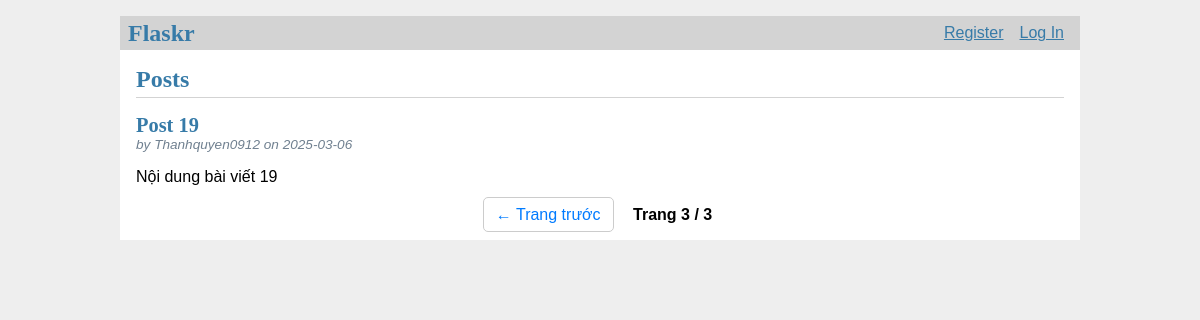
/?page=3, run on the app's committed database.
### tables this page shows
CREATE TABLE post (
  id INTEGER PRIMARY KEY AUTOINCREMENT,
  author_id INTEGER NOT NULL,
  created TIMESTAMP NOT NULL DEFAULT CURRENT_TIMESTAMP,
  title TEXT NOT NULL,
  body TEXT NOT NULL,
  FOREIGN KEY (author_id) REFERENCES user (id)
);

CREATE TABLE user (
  id INTEGER PRIMARY KEY AUTOINCREMENT,
  username TEXT UNIQUE NOT NULL,
  password TEXT NOT NULL,
  is_blocked INTEGER DEFAULT 0
);

### flaskr/blog.py (the view)
@bp.route('/')
def index():
    db = get_db()
    page = request.args.get('page', 1, type=int)  # Lấy số trang từ URL (mặc định là 1)
    per_page = 10  # Số bài viết mỗi trang
    offset = (page - 1) * per_page  # Tính vị trí bắt đầu của bài viết
    posts = db.execute(
        '''SELECT p.id, title, body, created, author_id, username
           FROM post p JOIN user u ON p.author_id = u.id
           ORDER BY created DESC
           LIMIT ? OFFSET ?''',
        (per_page, offset)
    ).fetchall()
    total_posts = db.execute('SELECT COUNT(id) FROM post').fetchone()[0]
    total_pages = (total_posts + per_page - 1) // per_page  # Tính tổng số trang
    return render_template('blog/index.html', posts=posts, page=page, total_pages=total_pages)

### flaskr/auth.py (called while the page is built)
@bp.before_app_request
def load_logged_in_user():
    user_id = session.get('user_id')
    if user_id is None:
        g.user = None
    else:
        g.user = get_db().execute(
            'SELECT * FROM user WHERE id = ?', (user_id,)
        ).fetchone()

### flaskr/db.py (called while the page is built)
def get_db():
    if 'db' not in g:
        g.db = sqlite3.connect(
            current_app.config['DATABASE'],
            detect_types=sqlite3.PARSE_DECLTYPES
        )
        g.db.row_factory = sqlite3.Row
    return g.db

### flaskr/templates/blog/index.html (shortened to what this page needs)
{% extends 'base.html' %}
{% block header %}
  <h1>{% block title %}Posts{% endblock %}</h1>
{% endblock %}
{% block content %}
  {% for post in posts %}
    <article class="post">
      <header>
        <div>
          <h1>{{ post['title'] }}</h1>
          <div class="about">by {{ post['username'] }} on {{ post['created'].strftime('%Y-%m-%d') }}</div>
        </div>
      </header>
      <p class="body">{{ post['body'] }}</p>
    </article>
  {% endfor %}
  <div class="pagination">
    {% if page > 1 %}
      <a href="{{ url_for('blog.index', page=page-1) }}">← Trang trước</a>
    {% endif %}
    <span>Trang {{ page }} / {{ total_pages }}</span>
  </div>
{% endblock %}

### flaskr/static/style.css (style rules this page uses)
h1 { font-family: serif; color: #377ba8; margin: 1rem 0; }
a { color: #377ba8; }
.content > header h1 { flex: auto; margin: 1rem 0 0.25rem 0; }
.post > header { display: flex; align-items: flex-end; font-size: 0.85em; }
.post > header > div:first-of-type { flex: auto; }
.post > header h1 { font-size: 1.5em; margin-bottom: 0; }
.post .about { color: slategray; font-style: italic; }
.post .body { white-space: pre-line; }
.pagination { text-align: center; margin-top: 20px; }
.pagination a { text-decoration: none; padding: 8px 12px; border: 1px solid #ccc; color: #007BFF; margin: 0 5px; border-radius: 5px; }
.pagination span { font-weight: bold; margin: 0 10px; }

### data on the page
post: title "Post 19", username "Thanhquyen0912", created "2025-03-06", body "Nội dung bài viết 19"

### other printed values
{{ page }} "3"
{{ total_pages }} "3"
